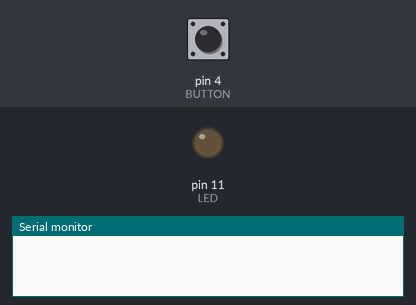
Bench run of a sketch on a simulated Arduino Uno, built with avr-gcc and run on an emulated ATmega328P. Parts: output pins drawn as LEDs (lit = HIGH), the last lines printed to the serial monitor. Inputs (shaded band) come from the test bench; at power-on: pin 4 (BUTTON) LOW.

Above: at 1.2 s.
1.3 s: pin 4 (BUTTON) pulled HIGH for 1 s
At 2.6 s:
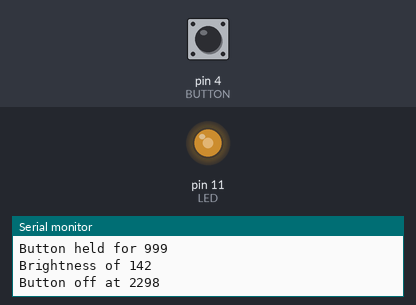
3.8 s: pin 4 (BUTTON) pulled HIGH for 0.15 s
At 5.0 s:
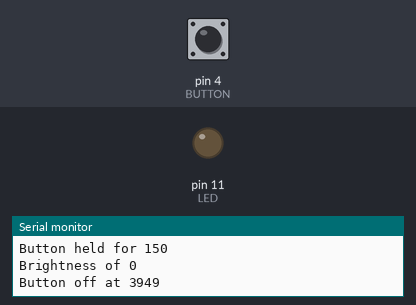
5.4 s: pin 4 (BUTTON) pulled HIGH for 3.2 s
At 8.1 s:
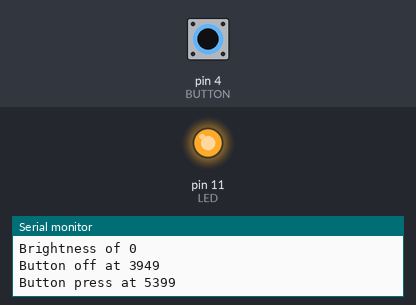
Timing chart, 0 to 9.6 s (numbered marks = the images above; inputs shaded):
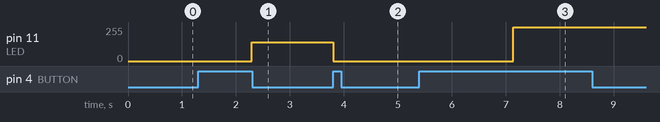

The sketch:

Ex3.ino
```cpp
#define LED 11
#define BUTTON 4

void setup() {
  // put your setup code here, to run once:
  pinMode(LED, OUTPUT);
  pinMode(BUTTON, INPUT);
  Serial.begin(9600);
}


float outval = 0; unsigned long tbut = 0; unsigned long tnow = 0; unsigned long tdiff = 0; //timing variables
int dim = HIGH; int off = LOW; //used in making light stay on after button release, or turning of on button press
int state = LOW;
int lastval = LOW;
int val = LOW;
int bl = 50;

void loop() {
val = digitalRead(BUTTON);

if (lastval == LOW && val == HIGH){// Button Press

tbut = millis(); // start timing
Serial.print("Button press at ");
Serial.println(tbut);

if (off == HIGH){ // Turn of LED if in off mode
digitalWrite(LED,LOW); //Turns off LED  if secodn let go of button
}

delay(bl); // switch bounce
}

if (val == HIGH && dim == HIGH){ //check to increase brightness per loop
if (outval >= 255){outval =255;}
outval += .005;
analogWrite(LED, ((int) (outval)));
}


if (lastval == HIGH && val == LOW){// start turn off if statement

tnow = millis();
tdiff = tnow-tbut;
Serial.print("Button held for ");
Serial.println(tdiff);
Serial.print("Brightness of ");
Serial.println((int) outval);
Serial.print("Button off at ");
Serial.println(tnow);
delay(bl); // Switch Bounce


if (off == HIGH){ // turn to diming mode of off mores
off = LOW;
dim = HIGH;
}

else if (dim == HIGH){ //Switch if on dimming mode or turning off mode
off = HIGH;
dim = LOW;
outval =0;
}

}//End switch off if statement

lastval = val; // check for button press
}
```

Measured:
- after the input at 1.3 s, pin 11 (LED): 0/255 → 142/255 after 0.99 s
- after the input at 3.8 s, pin 11 (LED): 142/255 → 0/255 at once
- after the input at 5.4 s, pin 11 (LED): 0/255 → 255/255 after 1.7 s
